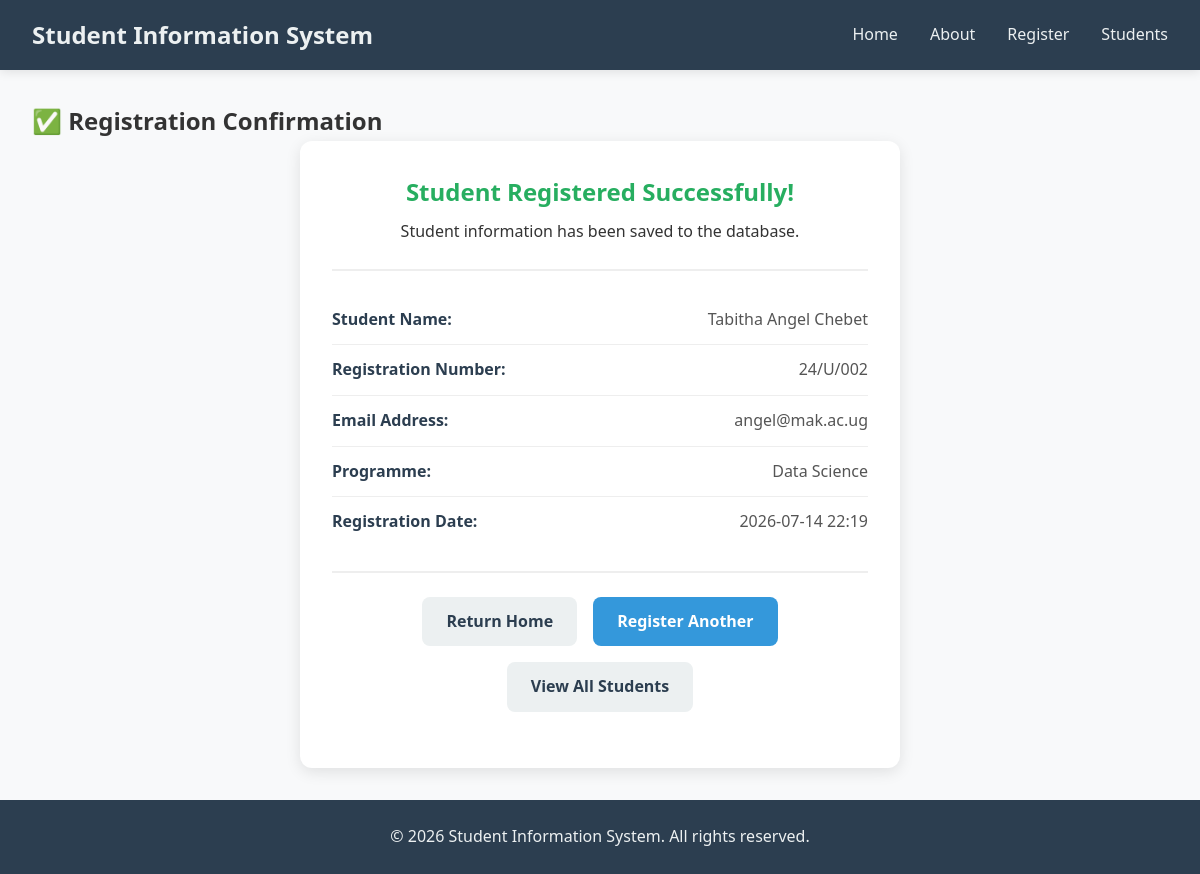
Screenshot of /student/2 with the database file from the repository.
### models.py (models this page shows, shortened)
class Student(db.Model):
    __tablename__ = 'students'
    id = db.Column(db.Integer, primary_key=True)
    student_name = db.Column(db.String(100), nullable=False)
    registration_number = db.Column(db.String(50), unique=True, nullable=False)
    email = db.Column(db.String(100), unique=True, nullable=False)
    programme = db.Column(db.String(100), nullable=False)
    registration_date = db.Column(db.DateTime, default=datetime.utcnow)
    is_active = db.Column(db.Boolean, default=True)

### app.py (the view)
@app.route('/student/<id>')
def student_profile(id):
    students = get_student_by_id(id)
    if students:
        return render_template('confirmation.html', student=students[0])
    else:
        flash('Student not found!', 'error')
        return redirect(url_for('register'))

### database.py (called while the page is built)
def get_student_by_id(id):
    return Student.query.filter_by(id = id).all()

### templates/confirmation.html (shortened to what this page needs)
{% extends "base.html" %}
{% block content %}
    <section class="confirmation-page">
        <h2>✅ Registration Confirmation</h2>
        <div class="confirmation-card">
            <div class="confirmation-header">
                <h3>Student Registered Successfully!</h3>
                <p>Student information has been saved to the database.</p>
            </div>
            <div class="student-details">
                <div class="detail-item">
                    <span class="detail-label">Student Name:</span>
                    <span class="detail-value">{{ student.student_name }}</span>
                </div>
                <div class="detail-item">
                    <span class="detail-label">Registration Number:</span>
                    <span class="detail-value">{{ student.registration_number }}</span>
                </div>
                <div class="detail-item">
                    <span class="detail-label">Email Address:</span>
                    <span class="detail-value">{{ student.email }}</span>
                </div>
                <div class="detail-item">
                    <span class="detail-label">Programme:</span>
                    <span class="detail-value">{{ student.programme }}</span>
                </div>
                <div class="detail-item">
                    <span class="detail-label">Registration Date:</span>
                    <span class="detail-value">{{ student.registration_date.strftime('%Y-%m-%d %H:%M') }}</span>
                </div>
            </div>
            <div class="confirmation-actions">
                <a href="{{ url_for('home') }}" class="btn btn-secondary">Return Home</a>
                <a href="{{ url_for('register') }}" class="btn btn-primary">Register Another</a>
                <a href="{{ url_for('students_list') }}" class="btn btn-secondary">View All Students</a>
            </div>
        </div>
    </section>
{% endblock %}

### static/style.css (style rules this page uses)
* { margin: 0; padding: 0; box-sizing: border-box; }
body { font-family: 'Segoe UI', Tahoma, Geneva, Verdana, sans-serif; line-height: 1.6; color: #333; background-color: #f8f9fa; min-height: 100vh; display: flex; flex-direction: column; }
.btn { display: inline-block; padding: 0.75rem 1.5rem; border: none; border-radius: 8px; font-size: 1rem; font-weight: 600; cursor: pointer; text-decoration: none; transition: background-color 0.3s ease, transform 0.2s ease; }
.btn-primary { background-color: #3498db; color: white; }
.btn-secondary { background-color: #ecf0f1; color: #2c3e50; }
.confirmation-card { background: white; padding: 2rem; border-radius: 12px; box-shadow: 0 4px 15px rgba(0, 0, 0, 0.1); max-width: 600px; margin: 0 auto; }
.confirmation-header { text-align: center; padding-bottom: 1.5rem; border-bottom: 2px solid #eee; margin-bottom: 1.5rem; }
.confirmation-header h3 { color: #27ae60; font-size: 1.5rem; margin-bottom: 0.5rem; }
.student-details { margin: 1.5rem 0; }
.detail-item { display: flex; justify-content: space-between; padding: 0.75rem 0; border-bottom: 1px solid #eee; }
.detail-item:last-child { border-bottom: none; }
.detail-label { font-weight: 600; color: #2c3e50; }
.detail-value { color: #555; }
.confirmation-actions { display: flex; gap: 1rem; justify-content: center; flex-wrap: wrap; margin: 1.5rem 0; padding-top: 1.5rem; border-top: 2px solid #eee; }

### rows the page displays
Student: student_name "Tabitha Angel Chebet", registration_number "24/U/002", email "angel@mak.ac.ug", programme "Data Science", registration_date "2026-07-14 22:19"
